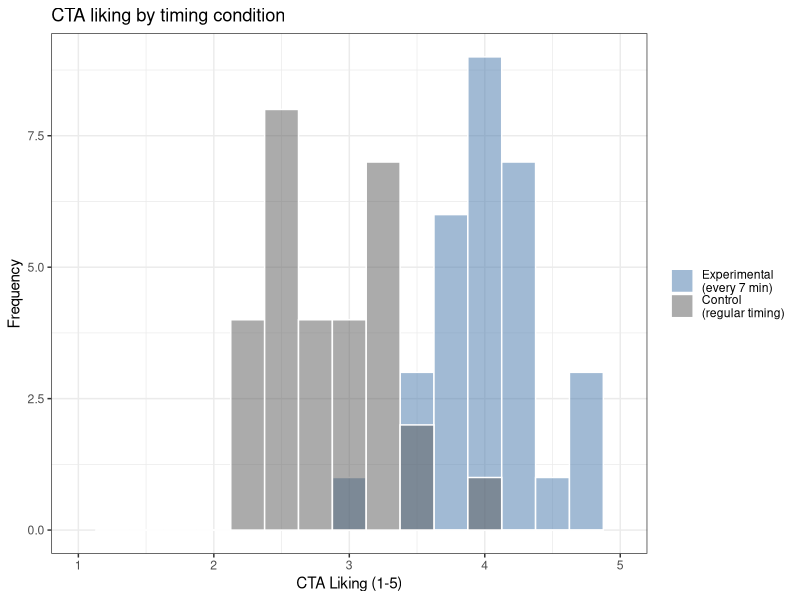
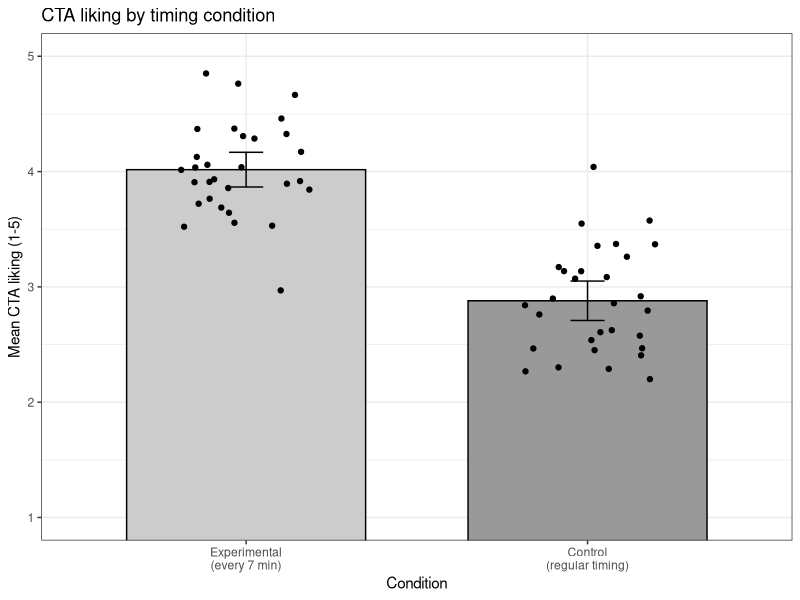

Source code (R) for these figures, in order:
## ---- chunk 1
knitr::opts_chunk$set(
  echo = FALSE,
  message = FALSE,
  warning = FALSE,
  fig.align = "center",
  fig.width = 5,
  fig.height = 3.7
)
## ---- chunk 2
#| echo: true
set.seed(343)

n = 30
CTA.SD = 0.5

# Control group (mean ~ 3, the neutral answer Chapter 5 found)
CTA.Control <- rnorm(n, 3, CTA.SD)

# Experimental group (mean ~ 4)
CTA.Experimental <- rnorm(n, 4, CTA.SD)
## ---- chunk 3
#| echo: true
CTA.df <- data.frame(
  Condition = c(rep("Control\n(regular timing)", n),
            rep("Experimental\n(every 7 min)", n)),
  Liking = c(CTA.Control, CTA.Experimental)
)

# R subtracts groups in factor-level order, so we put Experimental first
# to match the way we wrote the hypotheses in Step 1.
CTA.df$Condition <- factor(CTA.df$Condition,
                           levels = c("Experimental\n(every 7 min)",
                                      "Control\n(regular timing)"))
## ---- chunk 4
#| fig-width: 6
#| fig-height: 3.7
#| fig-cap: "Both groups on one axis. The overlap in the middle is the part a t-test has to argue about."
#| fig-alt: "Two overlaid histograms of CTA liking on a 1 to 5 axis. The control group piles up around 3 and the experimental group around 4, with a band near 3.5 where the two overlap."
library(ggplot2)

ggplot(CTA.df, aes(x = Liking, fill = Condition)) +
  geom_histogram(binwidth = 0.25, position = "identity",
                 alpha = 0.5, color = "white") +
  scale_fill_manual(values = c("Experimental\n(every 7 min)" = "#4477AA",
                               "Control\n(regular timing)"   = "grey35")) +
  labs(x = "CTA Liking (1-5)", y = "Frequency", fill = NULL,
       title = "CTA liking by timing condition") +
  xlim(1, 5) +
  theme_bw(base_size = 11)
## ---- chunk 5
#| echo: true
M1 <- mean(CTA.Experimental)
M2 <- mean(CTA.Control)
S1 <- sd(CTA.Experimental)
S2 <- sd(CTA.Control)

SS1 <- sum((CTA.Experimental - M1)^2)
SS2 <- sum((CTA.Control      - M2)^2)

Sp2       <- (SS1 + SS2) / ((n - 1) + (n - 1))   # pooled variance
SE_pooled <- sqrt(Sp2 * (1/n + 1/n))             # SE of the difference
t_by_hand <- (M1 - M2) / SE_pooled

c(Sp2 = Sp2, SE_pooled = SE_pooled, t_by_hand = t_by_hand)
## ---- chunk 6
#| echo: true
# The classical pooled test: matches the hand calculation above
t.test(Liking ~ Condition, data = CTA.df, var.equal = TRUE)
## ---- chunk 7
#| echo: true
# Welch: drop var.equal and R defaults to the safer test
CTA.t.test <- t.test(Liking ~ Condition, data = CTA.df)

CTA.t.test
## ---- chunk 8
#| echo: true
#| fig-cap: "The bars are the summary; the dots are the humans."
#| fig-alt: "Bar chart of mean CTA liking for the two conditions with 95 percent confidence interval whiskers. The experimental bar sits near 4 and the control bar near 3, and individual jittered dots are scattered over each bar showing the spread of the 30 raters in each group."
library(ggpubr)

ggbarplot(
  CTA.df,
  x = "Condition",
  y = "Liking",
  add = c("mean_ci", "jitter"),   # mean + 95% CI, plus the raw ratings
  fill = "Condition",
  palette = c("grey80", "grey60"),   # light enough that the dots stay visible
  ylim = c(1, 5),
  xlab = NULL,
  ylab = "Mean CTA liking (1-5)",
  title = "CTA liking by timing condition"
) +
  theme_bw(base_size = 11) +
  theme(legend.position = "none")

## ---- chunk 9
apa_values <- data.frame(
  t = unname(CTA.t.test$statistic),
  df = unname(CTA.t.test$parameter),
  p = CTA.t.test$p.value,
  CI_low = CTA.t.test$conf.int[1],
  CI_high = CTA.t.test$conf.int[2]
)

apa_values
## ---- chunk 10
#| echo: true
Sp <- sqrt(Sp2)              # Sp2 came from the hand calculation in Step 4
cohens_d <- (M1 - M2) / Sp

c(M_experimental = M1, M_control = M2, Sp = Sp, d = cohens_d)
